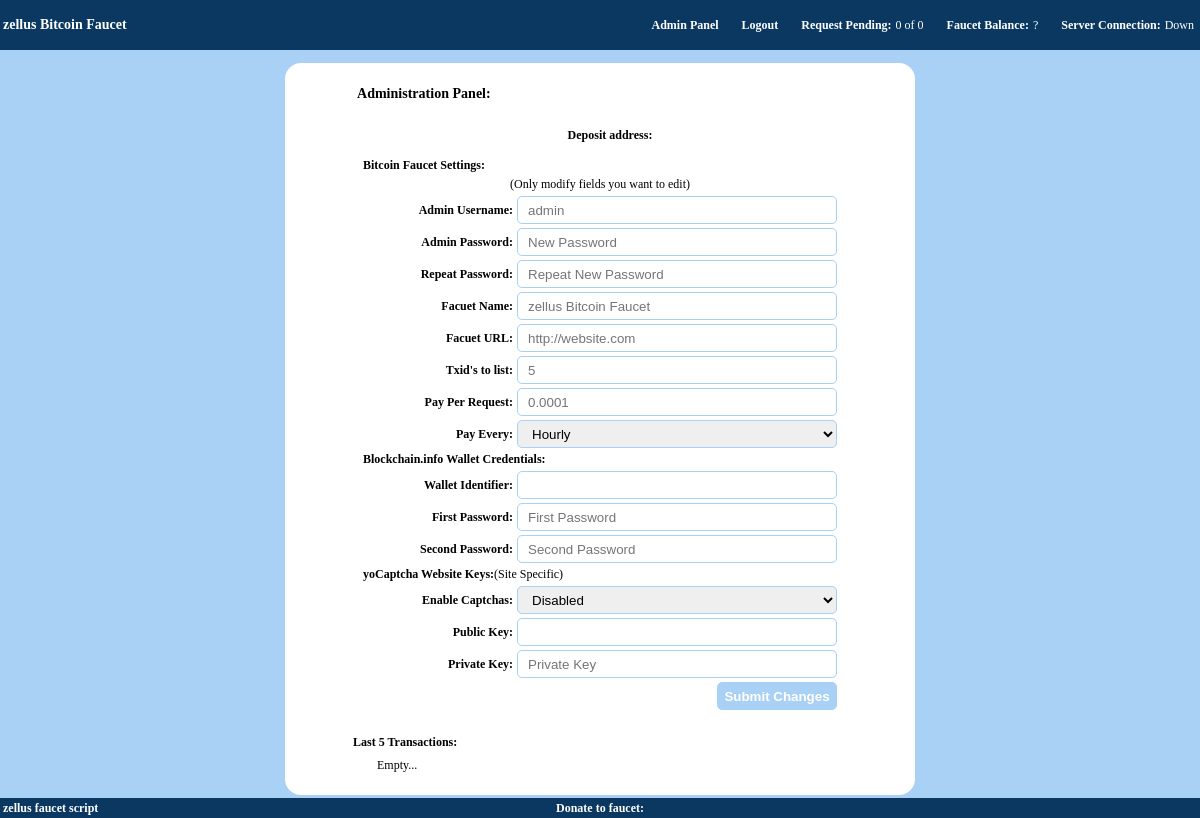
/admin.php (signed in), run on the app's committed database.
### tables this page shows
CREATE TABLE IF NOT EXISTS `settings` (
  `id` int(11) NOT NULL AUTO_INCREMENT,
  `username` text NOT NULL,
  `password` text NOT NULL,
  `faucet_title` text NOT NULL,
  `faucet_url` text NOT NULL,
  `tx_display_limit` varchar(10) NOT NULL,
  `faucet_amount` varchar(50) NOT NULL,
  `pay_every` varchar(50) NOT NULL,
  `blockchain_guid` text NOT NULL,
  `blockchain_first` text NOT NULL,
  `blockchain_second` text NOT NULL,
  `blockchain_keyaddress` text NOT NULL,
  `yocaptcha_status` text NOT NULL,
  `yocaptcha_public` text NOT NULL,
  `yocaptcha_private` text NOT NULL,
  PRIMARY KEY (`id`)
);

### admin.php (the view, shortened to what this page needs)
<?php
require"functions.php";
require"floats.php";
?>
<html>
<head>
   <link rel="stylesheet" type="text/css" href="style/style.css">
</head>
<body style="font-family: verdana; font-size: 12px; padding: 0px; margin-top: 60px; margin-bottom: 20px; margin-left: 0px; margin-right: 0px;">
   <?php
   if($SESSION_ADMIN!=$ADMIN_USERNAME) {
      echo '<center>
            <div align="center" style="width: 280px; background: #FFFFFF; border-radius: 16px; -moz-border-radius: 16px; padding: 15px;">
            <form action="admin.php" method="POST">
            <table style="width: 250px; font-size: 12px;">
               <tr>
                  <td colspan="2" align="left" style="font-size: 14px;"><b>Administrator Login</b></td>
               </tr><tr>
                  <td align="right"><b>Username:</b></td>
                  <td align="right"><input type="text" name="admuser" placeholder="Username" style="width: 180px;"></td>
               </tr><tr>
                  <td align="right"><b>Password:</b></td>
                  <td align="right"><input type="password" name="admpass" placeholder="Password" style="width: 180px;"></td>
               </tr><tr>
                  <td colspan="2" align="right"><input type="submit" nmae="submit" value="Login"></td>
               </tr>
            </table>
            </form>
            </div>
            </center>';
   } else {
      echo '<center>
            <table style="width: 500px;">
               <tr>
                  <td align="center" style="width: 20px;">
                  </td>
                  <td align="center" style="width: 600px;">
                     <div align="center" style="width: 600px; background: #FFFFFF; border-radius: 16px; -moz-border-radius: 16px; padding: 15px;">
                     <form action="admin.php" method="POST">
                     <table style="width: 500px;">
                        <tr>
                           <td align="left" style="padding: 5px;"><h3>Administration Panel:</h3></td>
                        </tr><tr>
                           <td align="center" style="padding: 5px; padding-left: 25px;">
                               <b>Deposit address: '.$BLOCKCHAIN_FROM.'</b>
                           </td>
                        </tr><tr>
                           <td align="center" style="padding: 5px;">
                              <table>
                                 <tr>
                                    <td align="left" colspan="2"><b>Bitcoin Faucet Settings:</b></td>
                                 </tr><tr>
                                    <td align="center" colspan="2">(Only modify fields you want to edit)</td>
                                 </tr><tr>
                                    <td align="right" style="width: 150px;"><b>Admin Username:</b></td>
                                    <td align="right" style="width: 320px;"><input type="text" name="username" placeholder="'.$ADMIN_USERNAME.'" class="admin-box"></td>
                                 </tr><tr>
                                    <td align="right" style="width: 150px;"><b>Admin Password:</b></td>
                                    <td align="right" style="width: 320px;"><input type="password" name="password" placeholder="New Password" class="admin-box"></td>
                                 </tr><tr>
                                    <td align="right" style="width: 150px;"><b>Repeat Password:</b></td>
                                    <td align="right" style="width: 320px;"><input type="password" name="repeat" placeholder="Repeat New Password" class="admin-box"></td>
                                 </tr><tr>
                                    <td align="right" style="width: 150px;"><b>Facuet Name:</b></td>
                                    <td align="right" style="width: 320px;"><input type="text" name="faucet_title" placeholder="'.$WEBSITE_NAME.'" class="admin-box"></td>
                                 </tr><tr>
                                    <td align="right" style="width: 150px;"><b>Facuet URL:</b></td>
                                    <td align="right" style="width: 320px;"><input type="text" name="faucet_url" placeholder="'.$WEBSITE_URL.'" class="admin-box"></td>
                                 </tr><tr>
                                    <td align="right" style="width: 150px;"><b>Txid\'s to list:</b></td>
                                    <td align="right" style="width: 320px;"><input type="text" name="tx_display_limit" placeholder="'.$TX_DISPLAY_LIMIT.'" class="admin-box"></td>
                                 </tr><tr>
                                    <td align="right" style="width: 150px;"><b>Pay Per Request:</b></td>
                                    <td align="right" style="width: 320px;"><input type="text" name="faucet_amount" placeholder="'.$FAUCET_AMOUNT.'" class="admin-box"></td>
                                 </tr><tr>
                                    <td align="right" style="width: 150px;"><b>Pay Every:</b></td>
                                    <td align="right" style="width: 320px;">
                                       <select name="pay_every" class="admin-box">';
                                       if($FAUCET_REQUEST_EVERY=="hourly") {
                                          echo '<option value="hourly" selected>Hourly</option>
                                                <option value="daily">Daily</option>
                                                <option value="ampm">AM/PM</option>';
                                       }
                                  echo '</select>
                                    </td>
                                 </tr><tr>
                                    <td align="left" colspan="2"><b>Blockchain.info Wallet Credentials:</b></td>
                                 </tr><tr>
                                    <td align="right" style="width: 150px;"><b>Wallet Identifier:</b></td>
                                    <td align="right" style="width: 320px;"><input type="text" name="blockchain_guid" placeholder="'.$BLOCKCHAIN_GUID.'" class="admin-box"></td>
                                 </tr><tr>
                                    <td align="right" style="width: 150px;"><b>First Password:</b></td>
                                    <td align="right" style="width: 320px;"><input type="password" name="blockchain_first" placeholder="First Password" class="admin-box"></td>
                                 </tr><tr>
                                    <td align="right" style="width: 150px;"><b>Second Password:</b></td>
                                    <td align="right" style="width: 320px;"><input type="password" name="blockchain_second" placeholder="Second Password" class="admin-box"></td>
                                 </tr><tr>
                                    <td align="left" colspan="2"><b>yoCaptcha Website Keys:</b>(Site Specific)</td>
                                 </tr><tr>
                                    <td align="right" style="width: 150px;"><b>Enable Captchas:</b></td>
                                    <td align="right" style="width: 320px;">
                                       <select name="yocaptcha_status" class="admin-box">';
                                       if($yocaptcha_status=="inactive") {
                                          echo '<option value="active">Enabled</option>
                                                <option value="inactive" selected>Disabled</option>';
                                       }
                                  echo '</select>
                                    </td>
                                 </tr><tr>
                                    <td align="right" style="width: 150px;"><b>Public Key:</b></td>
                                    <td align="right" style="width: 320px;"><input type="text" name="yocaptcha_public" placeholder="'.$yocaptcha_public.'" class="admin-box"></td>
                                 </tr><tr>
                                    <td align="right" style="width: 150px;"><b>Private Key:</b></td>
                                    <td align="right" style="width: 320px;"><input type="Password" name="yocaptcha_private" placeholder="Private Key" class="admin-box"></td>
                                 </tr><tr>
                                    <td align="right" colspan="2"><input type="submit" name="submit" value="Submit Changes" class="admin-button"></td>
                                 </tr>
                              </table>
                           </td>
                        </tr>
                     </table>
                     </form>
                     '.$TXID_DISPLAY_LIST.'
                     </div>
                  </td>
                  <td align="center" style="width: 20px;">
                  </td>
               </tr>
            </table>
            </center>';
   }
   ?>
</body>
</html>

### functions.php (shortened to what this page needs)
<?php
$SESSION_ADMIN = $_SESSION['SESSION_ADMIN'];
$Query = mysql_query("SELECT paid FROM requests WHERE paid='0'");
$FAUCET_PEND = mysql_num_rows($Query);
$Query = mysql_query("SELECT paid FROM requests");
$FAUCET_PAID = mysql_num_rows($Query);
$Query = mysql_query("SELECT * FROM settings WHERE id='1'");
while($Row = mysql_fetch_assoc($Query)) {
   $ADMIN_USERNAME = $Row['username'];
   $WEBSITE_NAME = $Row['faucet_title'];
   $WEBSITE_URL = $Row['faucet_url'];
   $TX_DISPLAY_LIMIT = $Row['tx_display_limit'];
   $FAUCET_AMOUNT = $Row['faucet_amount'];
   $FAUCET_REQUEST_EVERY = $Row['pay_every'];
   $BLOCKCHAIN_GUID = $Row['blockchain_guid'];
   $BLOCKCHAIN_FIRST = $Row['blockchain_first'];
   $BLOCKCHAIN_SECOND = $Row['blockchain_second'];
   $BLOCKCHAIN_FROM = $Row['blockchain_keyaddress'];
   $yocaptcha_status = $Row['yocaptcha_status'];
   $yocaptcha_public = $Row['yocaptcha_public'];
}
$TXID_DISPLAY_LIST ='<table style="width: 500px;">
                        <tr>
                           <td align="left mstyle="padding: 5px;"><b>Last '.$TX_DISPLAY_LIMIT.' Transactions:</b></td>
                        </tr>';
$Query = mysql_query("SELECT txid FROM transactions");
if(mysql_num_rows($Query)!=0) {
   $Query = mysql_query("SELECT date, txid FROM transactions ORDER BY id DESC LIMIT $TX_DISPLAY_LIMIT");
   while($Row = mysql_fetch_assoc($Query)) {
      $TXID_DISPLAY_LIST_DATE = $Row['date'];
      $TXID_DISPLAY_LIST_TXID = $Row['txid'];
      $TXID_DISPLAY_LIST .= '<tr>
                                <td align="left" style="padding: 5px; padding-left: 25px;">'.$TXID_DISPLAY_LIST_TXID.'</td>
                             </tr>';
   }
} else {
      $TXID_DISPLAY_LIST .= '<tr>
                                <td align="left" style="padding: 5px; padding-left: 25px;">Empty...</td>
                             </tr>';
}
$TXID_DISPLAY_LIST .= '</table>';
$FAUCET_WALLET_LABEL = "FaucetAddress";
if($BLOCKCHAIN_GUID) {
   if($BLOCKCHAIN_FIRST) {
      if($BLOCKCHAIN_SECOND) {
         if(!$BLOCKCHAIN_FROM) {
            $blockchain_api = "https://blockchain.info/merchant/$BLOCKCHAIN_GUID/new_address?password=$BLOCKCHAIN_FIRST&second_password=$BLOCKCHAIN_SECOND&label=$FAUCET_WALLET_LABEL";
            $blockchain_response = file_get_contents($blockchain_api);
            $blockchain_object = json_decode($blockchain_response);
            $BLOCKCHAIN_FROM = $blockchain_object->address;
            if(!$BLOCKCHAIN_FROM) {
               $FAUCET_BALANCE = "?";
               $SERER_CONNECTION = "Down";
            } else {
               $sql = mysql_query("UPDATE settings SET blockchain_keyaddress='$BLOCKCHAIN_FROM' WHERE id='1'");
               $blockchain_api = "https://blockchain.info/merchant/$BLOCKCHAIN_GUID/address_balance?password=$BLOCKCHAIN_FIRST&address=$BLOCKCHAIN_FROM&confirmations=0";
               $blockchain_response = file_get_contents($blockchain_api);
               $blockchain_object = json_decode($blockchain_response);
               $FAUCET_BALANCE = $blockchain_object->balance;
               $FAUCET_BALANCE = $FAUCET_BALANCE / "100000000";
               $FAUCET_BALANCE = satoshisize($FAUCET_BALANCE);
               $SERER_CONNECTION = "Active";
            }
         } else {
            $blockchain_api = "https://blockchain.info/merchant/$BLOCKCHAIN_GUID/address_balance?password=$BLOCKCHAIN_FIRST&address=$BLOCKCHAIN_FROM&confirmations=0";
            $blockchain_response = file_get_contents($blockchain_api);
            $blockchain_object = json_decode($blockchain_response);
            $FAUCET_BALANCE = $blockchain_object->balance;
            $FAUCET_BALANCE = $FAUCET_BALANCE / "100000000";
            $FAUCET_BALANCE = satoshisize($FAUCET_BALANCE);
            $SERER_CONNECTION = "Active";
         }
      } else {
         $FAUCET_BALANCE = "?";
         $SERER_CONNECTION = "Down";
      }
   } else {
      $FAUCET_BALANCE = "?";
      $SERER_CONNECTION = "Down";
   }
} else {
   $FAUCET_BALANCE = "?";
   $SERER_CONNECTION = "Down";
}
?>

### floats.php
<div class="header">
   <table class="header-table">
      <tr>
         <td align="left">
            <?php echo '<a href="'.$WEBSITE_URL.'" class="toolbar">'.$WEBSITE_NAME.'</a>'; ?>
         </td>
         <td align="right">
            <table style="font-size: 12px; color: #FFFFFF;">
               <tr>
                  <?php
                  if($SESSION_ADMIN==$ADMIN_USERNAME) {
                     echo '<td style="padding-right: 20px;"><b><a href="admin.php" class="toolbar">Admin Panel</a><b></td>
                           <td style="padding-right: 20px;"><b><a href="admin.php?logout=true" class="toolbar">Logout</a><b></td>';
                  }
                  ?>
                  <td><b>Request Pending:</b></td>
                  <td><?php echo $FAUCET_PEND.' of '.$FAUCET_PAID; ?></td>
                  <td style="padding-left: 20px;"><b>Faucet Balance:</b></td>
                  <td><?php echo $FAUCET_BALANCE; ?></td>
                  <td style="padding-left: 20px;"><b>Server Connection:</b></td>
                  <td><?php echo $SERER_CONNECTION; ?></td>
               </tr>
            </table>
         </td>
      </tr>
   </table>
</div>
<div class="footer">
   <table class="footer-table">
      <tr>
         <td align="left" style="width: 200px;">
            zellus faucet script
         </td>
         <td align="center">
            Donate to faucet: <?php echo $BLOCKCHAIN_FROM; ?>
         </td>
         <td align="right" style="width: 200px;">
         </td>
      </tr>
   </table>
</div>

### style/style.css (style rules this page uses)
body { background: #A9D0F5; font-family: verdana; font-size: 12px; padding: 0px; margin-top: 60px; margin-bottom: 20px; margin-left: 0px; margin-right: 0px; }
table { font-size: 12px; }
.header { position: fixed; top: 0px; left: 0px; width: 100%; height: 50px; background: #0B3861; }
.header-table { width: 100%; height: 50px; font-size: 14px; font-weight: bold; color: #FFFFFF; }
.footer { position: fixed; bottom: 0px; left: 0px; width: 100%; height: 20px; background: #0B3861; }
.footer-table { width: 100%; height: 20px; font-size: 12px; font-weight: bold; color: #FFFFFF; }
.toolbar:link { color: #FFFFFF; text-decoration: none; }
.admin-box { width: 320px; height: 28px; padding-left: 10px; border: 1px #A9D0F5 solid; border-radius: 5px; -moz-border-radius: 5px; }
.admin-button { width: 120px; height: 28px; font-weight: bold; background: #A9D0F5; color: #FFFFFF; border: 1px #A9D0F5 solid; border-radius: 5px; -moz-border-radius: 5px; }

### data on the page
settings: faucet_title "zellus Bitcoin Faucet", blockchain_guid "?", blockchain_guid "Down", username "admin", faucet_url "http://website.com", tx_display_limit "5", faucet_amount "0.0001", pay_every "Hourly", yocaptcha_status "Disabled"

### other printed values
$FAUCET_PEND "0"
$FAUCET_PAID "0"
